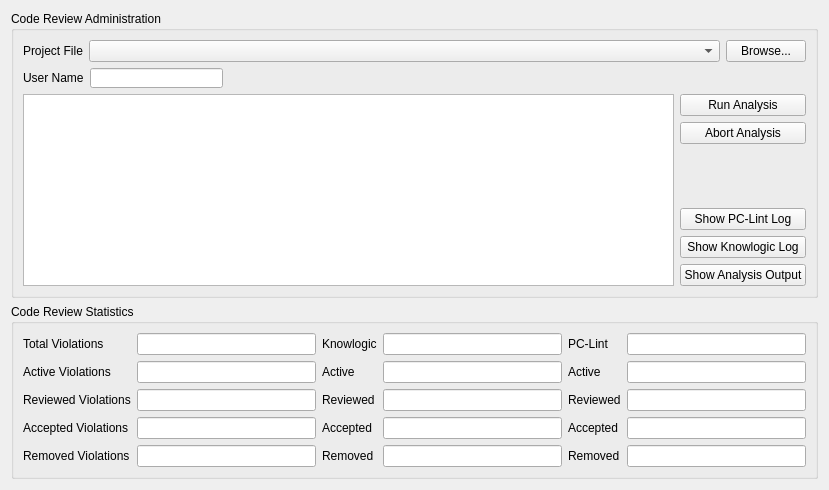
        <widget class="QWidget" name="tab_Config">
         <property name="minimumSize">
          <size>
           <width>829</width>
           <height>440</height>
          </size>
         </property>
         <attribute name="title">
          <string>Admin</string>
         </attribute>
         <layout class="QVBoxLayout" name="verticalLayout_9">
          <item>
           <widget class="QGroupBox" name="groupBox_2">
            <property name="minimumSize">
             <size>
              <width>621</width>
              <height>211</height>
             </size>
            </property>
            <property name="title">
             <string>Code Review Administration</string>
            </property>
            <layout class="QVBoxLayout" name="verticalLayout_6">
             <item>
              <layout class="QHBoxLayout" name="horizontalLayout_5">
               <property name="sizeConstraint">
                <enum>QLayout::SetNoConstraint</enum>
               </property>
               <item>
                <widget class="QLabel" name="label_5">
                 <property name="sizePolicy">
                  <sizepolicy hsizetype="Preferred" vsizetype="Preferred">
                   <horstretch>0</horstretch>
                   <verstretch>0</verstretch>
                  </sizepolicy>
                 </property>
                 <property name="text">
                  <string>Project File</string>
                 </property>
                </widget>
               </item>
               <item>
                <widget class="QComboBox" name="projectFileNameEditor">
                 <property name="sizePolicy">
                  <sizepolicy hsizetype="Preferred" vsizetype="Fixed">
                   <horstretch>1</horstretch>
                   <verstretch>0</verstretch>
                  </sizepolicy>
                 </property>
                 <property name="minimumSize">
                  <size>
                   <width>0</width>
                   <height>0</height>
                  </size>
                 </property>
                </widget>
               </item>
               <item>
                <widget class="QPushButton" name="pushButton_pFileBrowse">
                 <property name="maximumSize">
                  <size>
                   <width>16777152</width>
                   <height>16777215</height>
                  </size>
                 </property>
                 <property name="text">
                  <string>Browse...</string>
                 </property>
                </widget>
               </item>
              </layout>
             </item>
             <item>
              <layout class="QHBoxLayout" name="horizontalLayout_4">
               <item>
                <widget class="QLabel" name="label_7">
                 <property name="text">
                  <string>User Name</string>
                 </property>
                </widget>
               </item>
               <item>
                <widget class="QLineEdit" name="lineEdit_userName">
                 <property name="sizePolicy">
                  <sizepolicy hsizetype="Expanding" vsizetype="Fixed">
                   <horstretch>0</horstretch>
                   <verstretch>0</verstretch>
                  </sizepolicy>
                 </property>
                 <property name="maximumSize">
                  <size>
                   <width>133</width>
                   <height>20</height>
                  </size>
                 </property>
                 <property name="focusPolicy">
                  <enum>Qt::WheelFocus</enum>
                 </property>
                </widget>
               </item>
               <item>
                <spacer name="horizontalSpacer_2">
                 <property name="orientation">
                  <enum>Qt::Horizontal</enum>
                 </property>
                 <property name="sizeHint" stdset="0">
                  <size>
                   <width>388</width>
                   <height>20</height>
                  </size>
                 </property>
                </spacer>
               </item>
              </layout>
             </item>
             <item>
              <layout class="QHBoxLayout" name="horizontalLayout_6">
               <item>
                <widget class="QTextEdit" name="toolOutput">
                 <property name="font">
                  <font>
                   <family>Arial</family>
                   <pointsize>9</pointsize>
                   <weight>50</weight>
                   <italic>false</italic>
                   <bold>false</bold>
                  </font>
                 </property>
                 <property name="readOnly">
                  <bool>true</bool>
                 </property>
                </widget>
               </item>
               <item>
                <layout class="QVBoxLayout" name="verticalLayout_5">
                 <item>
                  <layout class="QVBoxLayout" name="verticalLayout_4"/>
                 </item>
                 <item>
                  <widget class="QPushButton" name="pushButton_RunAnalysis">
                   <property name="text">
                    <string>Run Analysis</string>
                   </property>
                  </widget>
                 </item>
                 <item>
                  <widget class="QPushButton" name="pushButtonAbortAnalysis">
                   <property name="text">
                    <string>Abort Analysis</string>
                   </property>
                  </widget>
                 </item>
                 <item>
                  <spacer name="verticalSpacer_3">
                   <property name="orientation">
                    <enum>Qt::Vertical</enum>
                   </property>
                   <property name="sizeHint" stdset="0">
                    <size>
                     <width>20</width>
                     <height>48</height>
                    </size>
                   </property>
                  </spacer>
                 </item>
                 <item>
                  <widget class="QPushButton" name="showPcLintLog">
                   <property name="text">
                    <string>Show PC-Lint Log</string>
                   </property>
                  </widget>
                 </item>
                 <item>
                  <widget class="QPushButton" name="showKsLog">
                   <property name="text">
                    <string>Show Knowlogic Log</string>
                   </property>
                  </widget>
                 </item>
                 <item>
                  <widget class="QPushButton" name="showToolOutput">
                   <property name="text">
                    <string>Show Analysis Output</string>
                   </property>
                  </widget>
                 </item>
                </layout>
               </item>
              </layout>
             </item>
            </layout>
           </widget>
          </item>
          <item>
           <widget class="QGroupBox" name="groupBox">
            <property name="minimumSize">
             <size>
              <width>621</width>
              <height>171</height>
             </size>
            </property>
            <property name="title">
             <string>Code Review Statistics</string>
            </property>
            <layout class="QVBoxLayout" name="verticalLayout_15">
             <item>
              <layout class="QGridLayout" name="gridLayout">
               <item row="0" column="0">
                <widget class="QLabel" name="label_9">
                 <property name="text">
                  <string>Total Violations</string>
                 </property>
                </widget>
               </item>
               <item row="5" column="0">
                <widget class="QLabel" name="label_10">
                 <property name="text">
                  <string>Removed Violations</string>
                 </property>
                </widget>
               </item>
               <item row="3" column="0">
                <widget class="QLabel" name="label_11">
                 <property name="text">
                  <string>Reviewed Violations</string>
                 </property>
                </widget>
               </item>
               <item row="3" column="1">
                <widget class="QLineEdit" name="reviewedViolations">
                 <property name="readOnly">
                  <bool>true</bool>
                 </property>
                </widget>
               </item>
               <item row="0" column="1">
                <widget class="QLineEdit" name="totalViolations">
                 <property name="readOnly">
                  <bool>true</bool>
                 </property>
                </widget>
               </item>
               <item row="4" column="0">
                <widget class="QLabel" name="label_8">
                 <property name="text">
                  <string>Accepted Violations</string>
                 </property>
                </widget>
               </item>
               <item row="4" column="1">
                <widget class="QLineEdit" name="acceptedViolations">
                 <property name="readOnly">
                  <bool>true</bool>
                 </property>
                </widget>
               </item>
               <item row="5" column="1">
                <widget class="QLineEdit" name="removedViolations">
                 <property name="readOnly">
                  <bool>true</bool>
                 </property>
                </widget>
               </item>
               <item row="0" column="2">
                <widget class="QLabel" name="label_4">
                 <property name="text">
                  <string>Knowlogic</string>
                 </property>
                </widget>
               </item>
               <item row="0" column="3">
                <widget class="QLineEdit" name="ksTotal">
                 <property name="readOnly">
                  <bool>true</bool>
                 </property>
                </widget>
               </item>
               <item row="3" column="2">
                <widget class="QLabel" name="Reviewed">
                 <property name="text">
                  <string>Reviewed</string>
                 </property>
                </widget>
               </item>
               <item row="4" column="2">
                <widget class="QLabel" name="label_13">
                 <property name="text">
                  <string>Accepted</string>
                 </property>
                </widget>
               </item>
               <item row="5" column="2">
                <widget class="QLabel" name="label_14">
                 <property name="text">
                  <string>Removed</string>
                 </property>
                </widget>
               </item>
               <item row="0" column="4">
                <widget class="QLabel" name="label_12">
                 <property name="text">
                  <string>PC-Lint</string>
                 </property>
                </widget>
               </item>
               <item row="3" column="3">
                <widget class="QLineEdit" name="ksReviewed">
                 <property name="readOnly">
                  <bool>true</bool>
                 </property>
                </widget>
               </item>
               <item row="4" column="3">
                <widget class="QLineEdit" name="ksAccepted">
                 <property name="readOnly">
                  <bool>true</bool>
                 </property>
                </widget>
               </item>
               <item row="5" column="3">
                <widget class="QLineEdit" name="ksRemoved">
                 <property name="readOnly">
                  <bool>true</bool>
                 </property>
                </widget>
               </item>
               <item row="3" column="5">
                <widget class="QLineEdit" name="pcReviewed">
                 <property name="readOnly">
                  <bool>true</bool>
                 </property>
                </widget>
               </item>
               <item row="3" column="4">
                <widget class="QLabel" name="label_15">
                 <property name="text">
                  <string>Reviewed</string>
                 </property>
                </widget>
               </item>
               <item row="4" column="4">
                <widget class="QLabel" name="label_16">
                 <property name="text">
                  <string>Accepted</string>
                 </property>
                </widget>
               </item>
               <item row="5" column="4">
                <widget class="QLabel" name="label_17">
                 <property name="text">
                  <string>Removed</string>
                 </property>
                </widget>
               </item>
               <item row="0" column="5">
                <widget class="QLineEdit" name="pcTotal">
                 <property name="readOnly">
                  <bool>true</bool>
                 </property>
                </widget>
               </item>
               <item row="4" column="5">
                <widget class="QLineEdit" name="pcAccepted">
                 <property name="readOnly">
                  <bool>true</bool>
                 </property>
                </widget>
               </item>
               <item row="5" column="5">
                <widget class="QLineEdit" name="pcRemoved">
                 <property name="readOnly">
                  <bool>true</bool>
                 </property>
                </widget>
               </item>
               <item row="2" column="0">
                <widget class="QLabel" name="label_20">
                 <property name="text">
                  <string>Active Violations</string>
                 </property>
                </widget>
               </item>
               <item row="2" column="1">
                <widget class="QLineEdit" name="activeViolations"/>
               </item>
               <item row="2" column="2">
                <widget class="QLabel" name="label_21">
                 <property name="text">
                  <string>Active</string>
                 </property>
                </widget>
               </item>
               <item row="2" column="3">
                <widget class="QLineEdit" name="ksActive"/>
               </item>
               <item row="2" column="4">
                <widget class="QLabel" name="label_22">
                 <property name="text">
                  <string>Active</string>
                 </property>
                </widget>
               </item>
               <item row="2" column="5">
                <widget class="QLineEdit" name="pcActive"/>
               </item>
              </layout>
             </item>
            </layout>
           </widget>
          </item>
         </layout>
        </widget>
